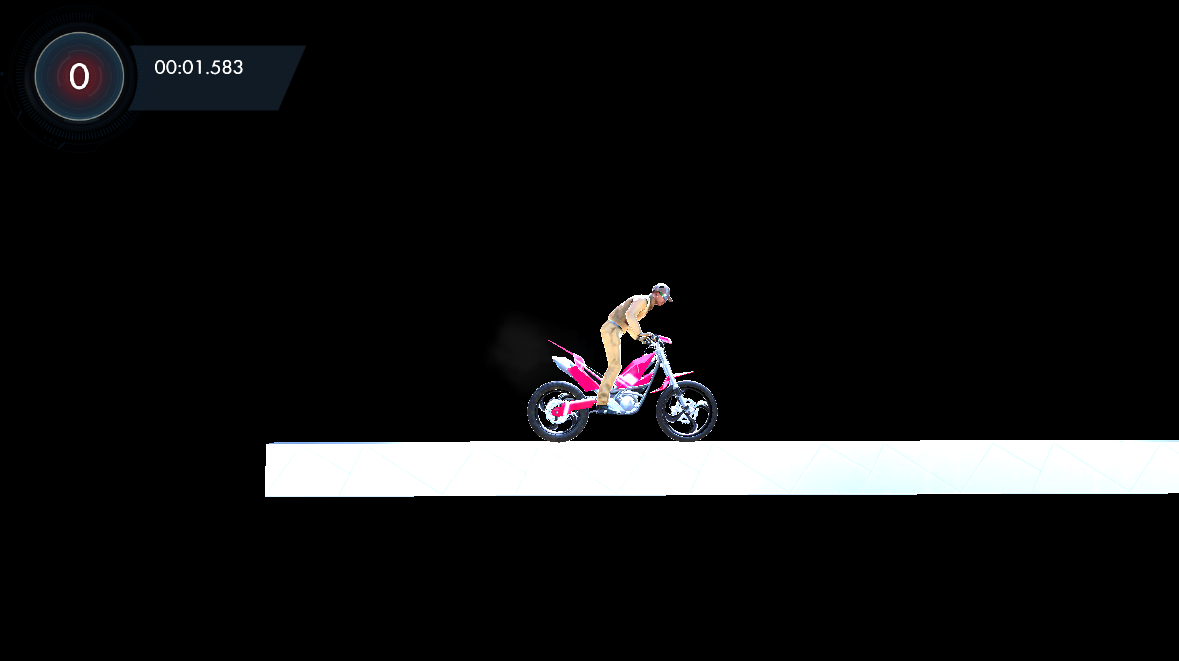
#> input picture template_img.png, 1179 x 661 px
$ python -i grayscale.py   (imports and definitions only)
#> lines starting #> are read from the running program, lines starting #| are printed output that depends on the picture; after the words box and inside, x2 and y2 are one past the last pixel; in counts of white or black regions, pixels touching at a corner belong together
#> further down, picture is the input picture: shape (661, 1179, 3); mean B, G, R 19.8, 19.2, 19.2
# import the necessary packages
from imutils import paths
import numpy as np
import imutils
import cv2

class Grayscale:
	# constructor
		def find_marker(self, image):
			# convert the image to grayscale, blur it, and detect edges
			gray = cv2.cvtColor(image, cv2.COLOR_BGR2GRAY)
			gray = cv2.GaussianBlur(gray, (5, 5), 0)
			cv2.imshow("Gray", gray)
			edged = cv2.Canny(gray, 35, 125)
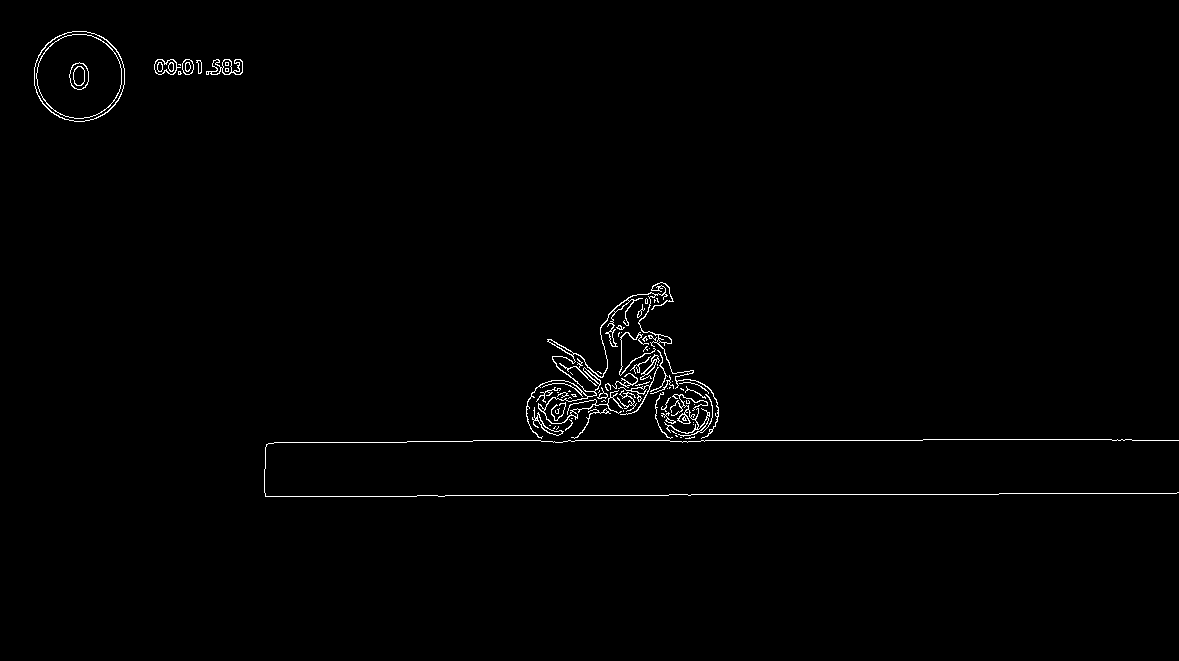
#> edged: shape (661, 1179); 0.89% white in thin lines or dots, all inside (x1, y1, x2, y2) = (34, 31, 1179, 497)
			# find the contours in the edged image and keep the largest one;
			# we'll assume that this is our piece of paper in the image
			cnts = cv2.findContours(edged.copy(), cv2.RETR_LIST, cv2.CHAIN_APPROX_SIMPLE)
#> cnts = 124 contours, 75 with area under 20; largest, box (x1, y1, x2, y2) and area: (34, 31, 125, 122) 6444, (34, 31, 125, 122) 6364, (36, 34, 122, 119) 5611, (36, 34, 122, 119) 5572, (526, 282, 719, 439) 744
			cnts = imutils.grab_contours(cnts)
			c = max(cnts, key = cv2.contourArea)
#> c = contour of 124 points, box (x1, y1, x2, y2) (34, 31, 125, 122), area 6444
			# compute the bounding box of the of the paper region and return it
			return cv2.minAreaRect(c)

>>> import cv2
>>> picture = cv2.imread('template_img.png')
>>> result = Grayscale().find_marker(picture)
#> result = ((79, 76), (90, 90), -90)
